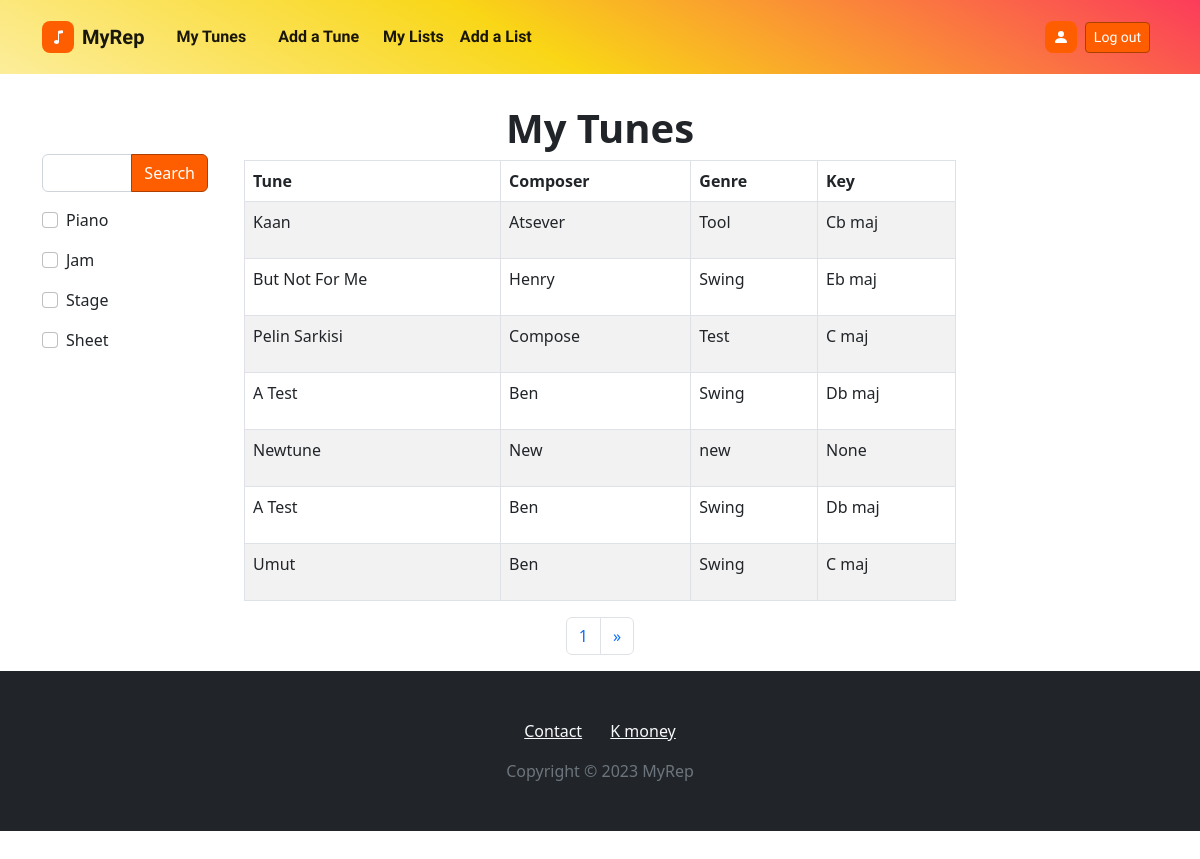
Before: /tunes/1/ (signed in) with the older database file.
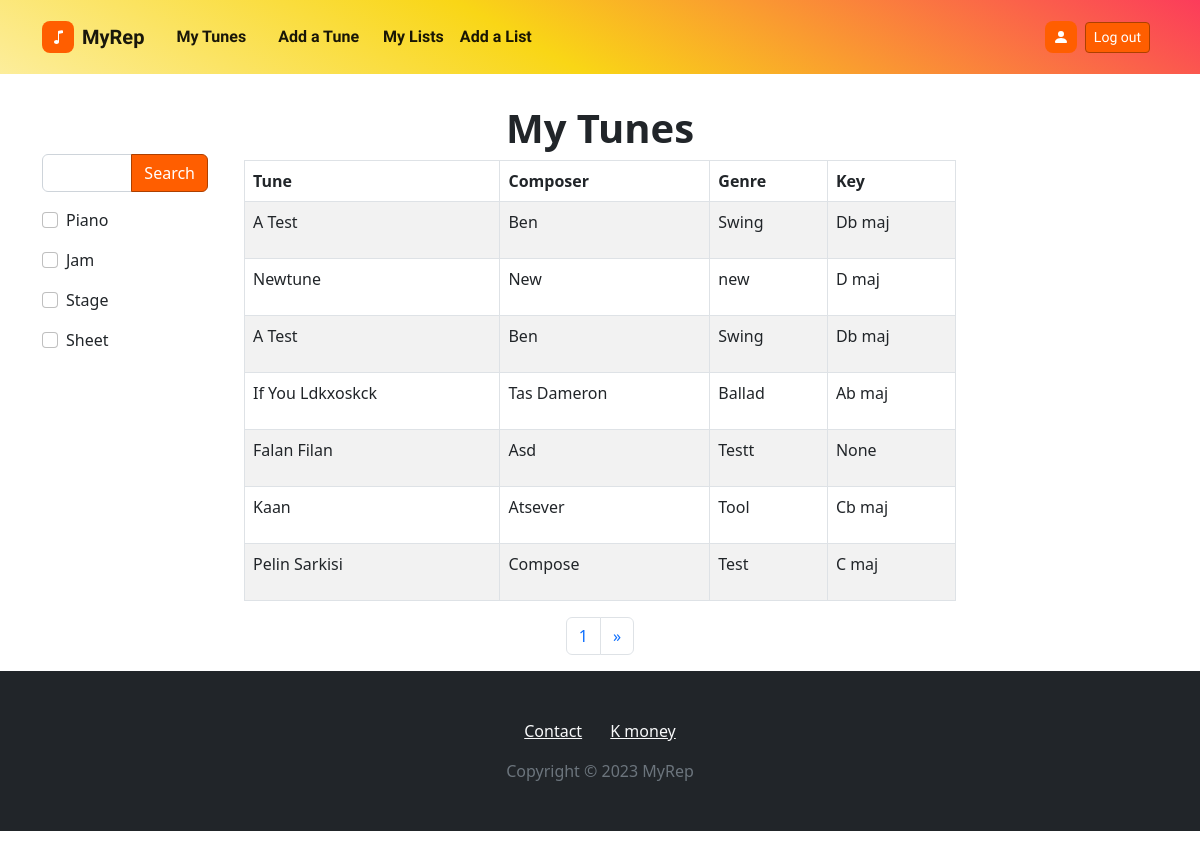
After: the same page with the newer database file.
### tunes/models.py (models this page shows, shortened)
class UserTune(models.Model):
    user = models.ForeignKey(settings.AUTH_USER_MODEL, on_delete=models.CASCADE)
    tune = models.ForeignKey(Tune, on_delete=models.CASCADE)
    notes = models.TextField(max_length=400,null=True,blank=True)
    lyrics = models.TextField(max_length=10000, null=True, blank=True)
    playonpiano = models.BooleanField(default=False)
    playonjamsession = models.BooleanField(default=False)
    playonstage = models.BooleanField(default=False)
    havesheet = models.BooleanField(default=False)
    sheet = models.FileField(upload_to= tunes_user_directory_path , blank=True, null=True, validators=[validate_file_extension, validate_file_size])
    updated = models.DateField(auto_now=True)
    created = models.DateField(auto_now_add=True)
    public = models.BooleanField(default=False)
    objects = UserTuneManager()

class Tune(models.Model):
    KEY_CHOICHES = (
        ('C maj','C maj'), ('G maj','G maj'), ('D maj','D maj'), ('A maj','A maj'), ('E maj','E maj'), ('F maj','F maj'),
        ('B maj','B maj'), ('Cb maj','Cb maj'), ('Gb maj','Gb maj'), ('F# maj','F# maj'), ('Db maj','Db maj'),
        ('C# maj','C# maj'), ('Ab maj','Ab maj'), ('Eb maj','Eb maj'), ('Bb maj','Bb maj')
    )
    name = models.CharField(max_length=100)
    composer = models.CharField(max_length=100, null=True, blank=True)
    key = models.CharField(max_length=15, null=True, blank=True, choices=KEY_CHOICHES)
    genre = models.CharField(max_length=100, null=True, blank=True)

### tunes/views.py (the view)
# urls.py: path('tunes/<int:pk>/', usertune_list_view, name='tunes-list-view'),
@login_required
def usertune_list_view(request, pk):
    User = get_user_model()
    user = User.objects.get(id=pk)
    query = request.GET.get('q')
    piano = request.GET.get('playonpiano')
    jam = request.GET.get('playonjamsession')
    stage = request.GET.get('playonstage')
    sheet = request.GET.get('havesheet')
    qs = UserTune.objects.all().filter(user=user).order_by('-updated')
    hx_url = f'/hx/tunes/{pk}/?'
    if query is not None:
        qs = UserTune.objects.search(query=query).filter(user=user)
        hx_url += f'q={query}&'
    if piano == 'on':
        qs = qs.filter(playonpiano=True)
        hx_url += 'playonpiano=on&'
    if jam == 'on':
        qs = qs.filter(playonjamsession=True)
        hx_url += 'playonjamsession=on&'
    if stage == 'on':
        qs = qs.filter(playonstage=True)
        hx_url += 'playonstage=on&'
    if sheet == 'on':
        qs = qs.filter(havesheet=True)
        hx_url += 'havesheet=on&'
    hx_url += 'page='
    search_form = UserTuneSearchForm()
    paginator = Paginator(qs, 7)
    page_number = request.GET.get('page')
    try:
        page_obj = paginator.get_page(page_number)
    except EmptyPage:
        page_obj = paginator.get_page(1)
    context = {
        'paginator': paginator,
        'page_obj' : page_obj,
        'search_form' : search_form,
        'hx_url': hx_url,
    }
    if user != request.user:
        return redirect('home-view')
    return render(request, 'pages/tune_list.html', context)

### tunes/forms.py
class UserTuneSearchForm(forms.ModelForm):
    q = forms.CharField(max_length=100, label='', required=False)
    class Meta:
        model = UserTune
        fields = ('playonpiano', 'playonjamsession', 'playonstage', 'havesheet')
        labels = {
        "playonpiano": "Piano",
        'playonjamsession': 'Jam',
        'playonstage': 'Stage',
        'havesheet': 'Sheet'
    }
    def __init__(self, *args, **kwargs):
        super().__init__(*args, **kwargs)
        self.helper = FormHelper()
        self.helper.form_tag = False
        self.helper.disable_csrf = True
        self.helper.layout = Layout(
                FieldWithButtons(
                    Field('q',), Submit('', 'Search')),
                'playonpiano',
                'playonjamsession',
                'playonstage',
                'havesheet'
        )

### accounts/models.py (called while the page is built)
    @property
    def is_active(self):
        return self.active

### templates/pages/tune_list.html (shortened to what this page needs)
{% extends 'main/main.html' %}
{% block left-content %}
    {% include 'main/search_form.html' %}
{% endblock left-content %}
{% block content %}
<head>
</head>
<body>
    <h1 style="font-weight: bold; text-align:center;">My Tunes</h1>
    <div class="container" style="min-height:50 vh" id='search-results'><table id="example" class="table table-striped table-bordered" cellspacing="0" width="100%">
        <thead>
            <tr>
                <th>Tune</th>
                <th>Composer</th>
                <th>Genre</th>
                <th>Key</th>
            </tr>
        </thead>
        <div>
            <tbody>
                {% for usertune in page_obj %}
                <tr>
                    <td><p><a class='text-start' href={% url 'tunes-detail-view' usertune.user.id usertune.id %}>{{usertune.tune.name|title}}</a></p></td>
                    <td><p class="text-start">{{usertune.tune.composer|title}}</p></td>
                    <td><p class="text-start">{{usertune.tune.genre}}</p></td>
                    <td><p class="text-start">{{usertune.tune.key}}</p></td>
                </tr>
                {% endfor %}
            </tbody>
    </table>
    <div id='pagination'>
        {% include 'main/pagination.html' %}
        </div>
    </div>
</div></table></div></body>
{% endblock content %}

### templates/main/main.html (shortened to what this page needs)
<!DOCTYPE html>
{% load static %}
<html lang="en">
<head>
    <link rel="stylesheet" href="{% static 'assets/bootstrap/css/bootstrap.min.css' %} ">
    <link rel="stylesheet" href="{% static 'assets/css/Login-Form-Basic-icons.css' %} ">
</head>
{% include 'main/navbar.html' %}
<body style="font-family: Allerta, sans-serif;">
    <div id='page-container' style="padding-top: 0px;margin-top: 10px;margin-bottom: 50px;" >
        <div class="container" style="padding-top: 0px;margin-top: 30px;">
            <div class="row">
                <div  class="col-md-3 col-xl-2">
                    <div  style='margin-top:30%'>
                    {% block left-content %}
                    {% endblock left-content %}
                    </div>
                </div>
                <div id='content-wrap' class="col-md-6 col-xl-8">
                    {% block content %}
                    {% endblock content %}
</body>
<footer style='margin-bottom:0px'>
    {% include 'main/footer.html' %}
</footer>
</html>

### templates/main/navbar.html (shortened to what this page needs)
<!DOCTYPE html>
{% load static %}
<html lang="en">
<body style="backdrop-filter: blur(0px);-webkit-backdrop-filter: blur(0px);">
    <nav class="navbar navbar-light navbar-expand-md py-3" style="backdrop-filter: opacity(1) blur(0px);-webkit-backdrop-filter: opacity(1) blur(0px);background: linear-gradient(-151deg, #fc2366 -9%, rgb(249,214,22) 56%, white 133%), #1400ff;font-family: Allerta, sans-serif;">
        <div class="container"><a class="navbar-brand d-flex align-items-center" href="{% url 'home-view' %}"><span class="bs-icon-sm bs-icon-rounded bs-icon-primary d-flex justify-content-center align-items-center me-2 bs-icon">
                    </span><span style="font-weight: bold;">MyRep</span></a>
            <div class="collapse navbar-collapse" id="navcol-1" style="backdrop-filter: blur(0px);-webkit-backdrop-filter: blur(0px);">
                <ul class="navbar-nav me-auto">
                    {% if request.user.is_authenticated %}
                        <li class="nav-item"><a class="nav-link ms-2 me-2" href="{% url 'tunes-list-view' request.user.id %}" style="color: rgba(0,0,0,0.9);font-weight: bold;">My Tunes</a></li>
                        {% else %}
                        <li class="nav-item"><a class="nav-link ms-2 me-2" href="{% url 'login-view' %}" style="color: rgba(0,0,0,0.9);font-weight: bold;">My Tunes</a></li>
                    {% endif %}
                    <li class="nav-item"><a class="nav-link active ms-2 me-2" href="{% url 'tunes-create-view' %}" style="color: rgba(0, 0, 0, 0.9);font-weight: bold;">Add a Tune</a></li>
                    {% if request.user.is_authenticated %}
                    <li class="nav-item"><a class="nav-link" href={% url 'usertune-lists-view' request.user.id %} style="color: rgba(0,0,0,0.9);font-weight: bold;">My Lists</a></li>
                    {% else %}
                    <li class="nav-item"><a class="nav-link" href={% url 'login-view' %} style="color: rgba(0,0,0,0.9);font-weight: bold;">My Lists</a></li>
                    {% endif %}
                    <li class="nav-item"><a class="nav-link" href={% url 'list-create-view' %} style="color: rgba(0,0,0,0.9);font-weight: bold;">Add a List</a></li>
                </ul>
                {% if request.user.is_authenticated %}
                <a href={% url 'profile-view' request.user.id %}><span class="bs-icon-sm bs-icon-rounded bs-icon-primary d-flex justify-content-center align-items-center navbar-text me-2 bs-icon">
                    <svg xmlns="http://www.w3.org/2000/svg" width="1em" height="1em" fill="currentColor" viewBox="0 0 16 16" class="bi bi-person-fill">
                        <path d="M3 14s-1 0-1-1 1-4 6-4 6 3 6 4-1 1-1 1H3zm5-6a3 3 0 1 0 0-6 3 3 0 0 0 0 6z"></path></svg></span></a>
                    <a class="btn btn-primary btn-sm me-2" href={% url 'logout-view' %} role="button">Log out</a>
                {% else %}
                    <a class="btn btn-primary btn-sm me-2" href={% url 'login-view' %} role="button">Log in</a><a class="btn btn-primary btn-sm me-2" href={% url 'user-register-view' %} role="button">Sign up</a>
                {% endif %}
            </div>
        </div>
    </nav>
</body>
</html>

### templates/main/search_form.html
{% load crispy_forms_tags %}
{% if search_form %}
<form hx-get='{{hx_url}}'  hx-swap='innerHTML' hx-target='#search-results' hx-trigger='keyup, change , submit'>
    {% crispy search_form %}
</form>
{% endif %}

### templates/main/pagination.html (shortened to what this page needs)
<div class='pagination'>
    <div class="container d-flex justify-content-end justify-content-center">
        <nav class="text-center">
            <ul class="pagination">
            {% if page_obj %}
                <li class="page-item"><a class="page-link" >{{ page_obj.number }}</a></li>
            {% endif %}
            {% if page_obj.has_next and page_obj.next_page_number <= paginator.num_pages %}
                <li class="page-item"><a class="page-link" aria-label="Next" href="#" hx-target='#search-results' hx-get="{{hx_url}}{{ page_obj.next_page_number }}"><span aria-hidden="true">»</span></a></li>
            {% endif %}            </ul>
        </nav>
    </div>
</div>

### templates/main/footer.html (shortened to what this page needs)
<!DOCTYPE html>
{% load static %}
<html lang="en">
<body>
    <footer id='footer' class="text-center bg-dark">
        <div class="container text-white py-4 py-lg-5">
            <ul class="list-inline">
                <li class="list-inline-item me-4"><a class="link-light" href="#">Contact</a></li>
                <li class="list-inline-item"><a class="link-light" href="#">K money</a></li>
            </ul>
            <p class="text-muted mb-0">Copyright © 2023 MyRep</p>
        </div>
    </footer>
</body>
</html>

### templates/pages/tune_list.html (style rules this page uses)
.text-start { text-decoration:none; color: inherit; }

### templates/main/main.html (style rules this page uses)
#page-container { position: relative; min-height: 50vh; }
#content-wrap { padding-bottom: 10rem; }
#footer { position: absolute; bottom: 0; width: 100%; }

Changed rows visible on the page:
removed UserTune: tune.name "But Not For Me", tune.composer "Henry", tune.genre "Swing", tune.key "Eb maj"
no longer on this page (row unchanged): UserTune: tune.name "Umut", tune.composer "Ben", tune.genre "Swing", tune.key "C maj"
changed UserTune "Newtune": tune.key "None" → "D maj"
added UserTune: tune.name "If You Ldkxoskck", tune.composer "Tas Dameron", tune.genre "Ballad", tune.key "Ab maj"
added UserTune: tune.name "Falan Filan", tune.composer "Asd", tune.genre "Testt", tune.key "None"
shown differently, row unchanged: UserTune "Kaan": moves down the list
shown differently, row unchanged: UserTune "Pelin Sarkisi": moves down the list
